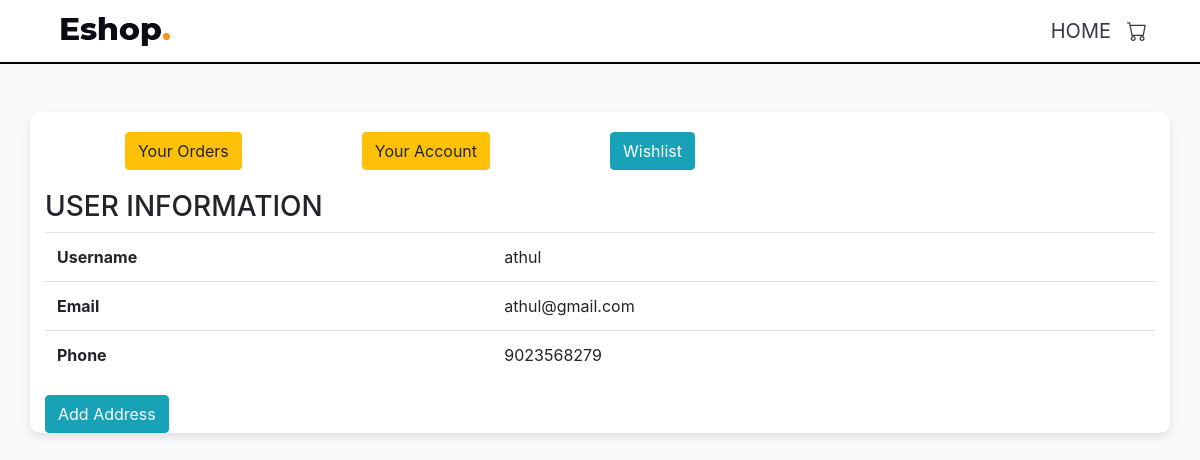
Before: /uprofile (signed in) with the older database file.
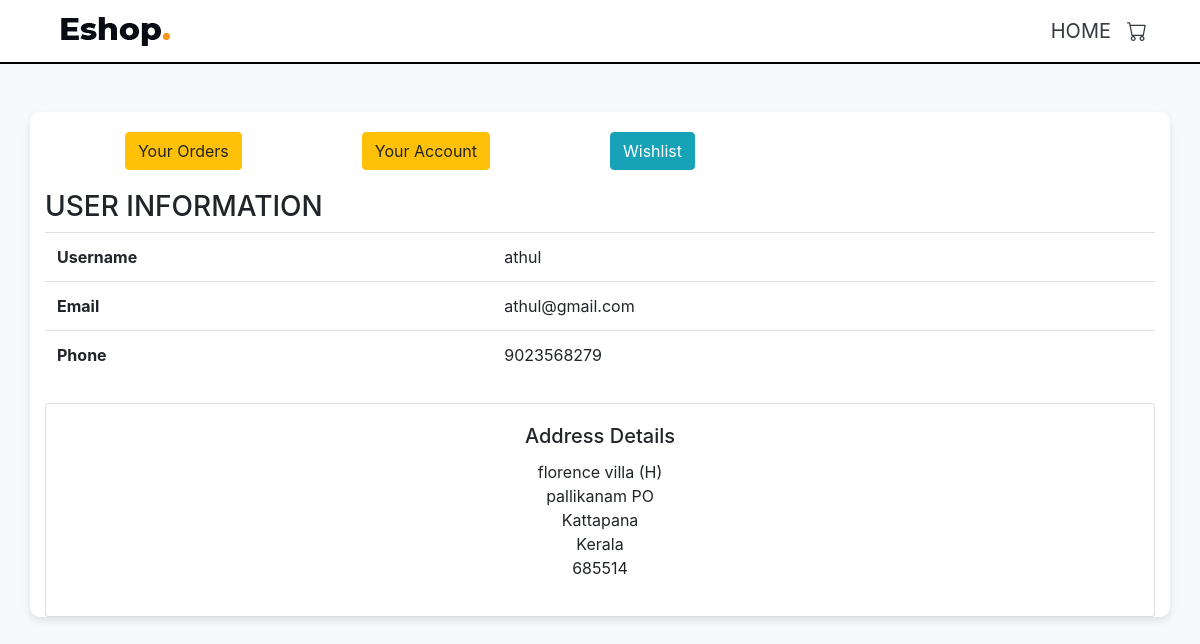
After: the same page with the newer database file.
### shop/models.py (models this page shows)
class Address(models.Model):
    email = models.ForeignKey(Userdetails, on_delete=models.CASCADE)
    home = models.CharField(max_length=55)
    street = models.CharField(max_length=255)
    city = models.CharField(max_length=50)
    state = models.CharField(max_length=50)
    zip_code = models.CharField(max_length=10)

### shop/views.py (the view)
# urls.py: path('uprofile',views.uprof,name='uprofile'),
def uprof(request):
    if 'profile' in request.session:
        email = request.session['profile']
        try:
            user_details = Userdetails.objects.get(email=email)
        except Userdetails.DoesNotExist:
            return redirect('userlogin')
        try:
            user_address = Address.objects.get(email=user_details)
        except Address.DoesNotExist:
            user_address = None
        orders = Order.objects.filter(user=user_details)
        return render(request, 'Uprofile.html', {'view_user_details': user_details, 'view_user_address': user_address, 'orders': orders})
    else:
        return redirect('userlogin')

### Templates/Uprofile.html (shortened to what this page needs)
{% load static %}
<!DOCTYPE html>
<html lang="en">
<head>
  <link rel="stylesheet" href="https://stackpath.bootstrapcdn.com/bootstrap/4.5.2/css/bootstrap.min.css">
  <link rel="stylesheet" href="https://cdn.jsdelivr.net/npm/bootstrap-icons@1.11.2/font/bootstrap-icons.min.css">
  <link rel="stylesheet" href="{% static '/css/log.css' %}">
</head>
<body>
  <nav class="navbar navbar-expand-lg ">
    <div class="container">
      <div class="logo">
								<a href="{% url "index" %}"><img src="{% static '/images/logo.png' %}" alt="logo"></a>
      </div>
      <div class="collapse navbar-collapse" id="navbarNav">
        <ul class="navbar-nav ml-auto">
          <li class="nav-item active">
            <a class="nav-link" href="{% url "index" %}">HOME </a>
          </li>
          <li class="nav-item">
            <a class="nav-link" href="{% url "cart" %}" data-toggle="modal"><i class="bi bi-cart"></i></a>
          </li>
        </ul>
      </div>
    </div>
  </nav>
  <div class="container mt-5 profile-container">
    <div class="row">
      <div class="col-md-8">
        <div class="btn-container">
          <button type="button" class="btn btn-warning" data-toggle="modal" data-target="#orderHistoryModal">
            Your Orders
          </button>
          <button type="button" class="btn btn-warning" data-toggle="modal" data-target="#accountSettingsModal">
            Your Account
          </button>
          <button type="button" class="btn btn-info" data-toggle="modal" data-target="#wishlistModal">
            Wishlist
          </button>
        </div>
      </div>
    </div>
    <h3>USER INFORMATION</h3>
    <table class="table">
      <tbody>
        <tr>
          <th scope="row">Username</th>
          <td>{{ view_user_details.firstname }}</td>
        </tr>
        <tr>
          <th scope="row">Email</th>
          <td>{{ view_user_details.email }}</td>
        </tr>
        <tr>
          <th scope="row">Phone</th>
          <td>{{ view_user_details.phone }}</td>
        </tr>
      </tbody>
    </table>
    {% if view_user_address %}
        <div class="card user-address-card mt-4">
          <div class="card-body text-center">
            <h5 class="card-title">Address Details</h5>
            <p>
              <strong></strong> {{ view_user_address.home }} (H)<br>
              <strong></strong> {{ view_user_address.street }} PO<br>
              <strong></strong> {{ view_user_address.city }}<br>
              <strong></strong> {{ view_user_address.state }}<br>
              <strong></strong> {{ view_user_address.zip_code }}
            </p>
          </div>
        </div>
      {%else%}
      <a href="{% url 'add_address' %}" class="btn btn-info">Add Address</a>
        {% endif %}
  </div>
</body>
</html>

Changed rows visible on the page:
added Address: home "florence villa", street "pallikanam", city "Kattapana", state "Kerala", zip_code "685514"
Other visible differences:
text no longer shown: "Add Address"
text now shown: "Address Details (H) PO"
